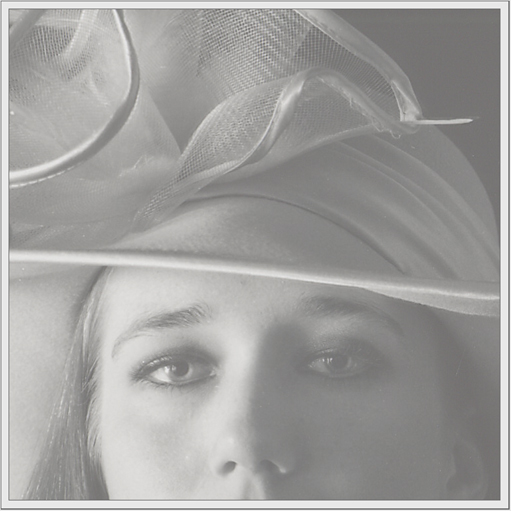
#> input picture daily/8/mysite/precessing/img1.jpg, 511 x 511 px
$ jupyter execute --allow-errors ImageProcess.ipynb   (shell and % lines are left out)
#> lines starting #> are read from the running program, lines starting #| are printed output that depends on the picture
https://www.youtube.com/watch?v=Oi_jE5sp-A0&list=PLh6SAYydrIpctChfPFBlopqw-TGjwWf_8&index=3

[cell 1]
import numpy as np
import cv2
import matplotlib.pyplot as plt
import matplotlib.colors as colors
import os
# [14 lines left out: function imshow, not called in this run]
def drawHistogram(I,label='orign'):
    h,c=histogramAnalysis(I,Normed=False)
    plt.figure()
    xx=np.arange(256)
    plt.bar(xx,h[0])
    plt.figure()
    plt.plot(xx,c[0],label=label)
    plt.plot(xx[[0,-1]],c[0][[0,-1]],label='equalization rule' )
    plt.legend()
    plt.tight_layout()

[cell 2]
MyImage=cv2.imread('./precessing/cat.jpg',cv2.IMREAD_GRAYSCALE)

[cell 3]
def contrast(I,factor):
    I=I*factor
    I=np.minimum(I,255)
    I=I.astype(np.uint8)
    return I

[cell 4]
def brightness(I,amount):
    I=I+amount
    return np.minimum(np.maximum(I,0),255)

[cell 5]
def invert(I):return 255-I

[cell 6]
def threshold(I,t):return (I<=t)*0+(I>t)*255

[cell 7]
# [12 lines left out: function autoContract, not called in this run]

[cell 8]
# [21 lines left out: function modify_autoContract, not called in this run]

[cell 9]
def histogramAnalysis(I,Normed=False):
    '''
        compute the histogram and cumulative histogram of each channel
        of image I
        return:hist,cum_hist,a list with length C
    '''
    oldshape=I.shape
    if I.ndim==2:I=np.expand_dims(I,axis=2)

    C=I.shape[2]
    hist,cum_hist=[],[]
    for i in range(C):
        _h,_=np.histogram(I,bins=256,range=(0,255))
        _h=_h.astype(np.float32)
        _c=np.cumsum(_h)*1.0
        if Normed:
            _h/=_c[-1]
            _c/=_c[-1]
        hist.append(_h)
        cum_hist.append(_c)

    I.shape=oldshape

    return hist,cum_hist
def matchHistogram(I,refMap):
    '''
    refMap shold be like this
        f(color,cdf_color)--->newcolor
        cdf_color mean the percent of pixel that have dencity<=color
    '''
    I=I.copy()

    if I.ndim==2:I=np.expand_dims(I,axis=2)
    Inew=I.copy()*0

    C=I.shape[2]
    h,c=histogramAnalysis(I,True)

    for ch in range(C):
        Ic=I[:,:,ch]
        InewC=Inew[:,:,ch]
        cdf=c[ch]

        for d in range(0,256):
            mask=(Ic==d)
            InewC[mask]=refMap(d,cdf)

    Inew=np.minimum(np.maximum(Inew,0),255).astype(np.uint8)
    return np.squeeze(Inew)

# https://www.youtube.com/watch?v=z_Gm3UL_j_0&list=PLh6SAYydrIpctChfPFBlopqw-TGjwWf_8&index=7
def equalization(I):
    f=lambda p,cdf:int(255*cdf[p])
    I=matchHistogram(I,f)
    return I

#> (a cell that did not finish here is left out)

#> (a cell that did not finish here is left out)

## HISTOGRAM MATCH EXAMPLE
有A,B 2 副图片,分别得到cdfA,cdfB,对于像素p,在A的分布是cdfA[p],我需要知道B图中,有cdfA[p]分布下像素p',来用p'替代p

[cell 12]
def matchHisFun(I):
#     I=cv2.imread(path,cv2.IMREAD_GRAYSCALE)
    _,cdfRef=histogramAnalysis(I,True)
    cdfRef=cdfRef[0]

    # [5 lines left out: function f, not called in this run]
    return f

[cell 13]
img1=cv2.imread('precessing/img1.jpg',cv2.IMREAD_GRAYSCALE)
#> img1: shape (511, 511); min 94, max 251, mean 159.8
drawHistogram(img1,'img1')
#> after the loop in histogramAnalysis, `for i in range(C):`: cum_hist = 1 item
img2=cv2.imread('precessing/cat.jpg',cv2.IMREAD_GRAYSCALE)
#> (the rest of this cell did not finish here and is left out)


#> (a cell that did not finish here is left out)

img3=matchHistogram(img1,matchFunc)
cv2.imwrite('precessing/img_match.png',img3)
drawHistogram(img3,'img3')

## blur image

[cell 15]
from scipy.signal import convolve2d
from scipy.ndimage.filters import maximum_filter,minimum_filter,median_filter

[cell 16]
img_cat=cv2.imread('precessing/cat.jpg',cv2.IMREAD_GRAYSCALE)
filters=np.ones((7,7))/49
#> (the rest of this cell did not finish here and is left out)

[cell 17]
#gauss filter
img_cat=cv2.imread('precessing/cat.jpg',cv2.IMREAD_GRAYSCALE)
filters=np.array([
    [0,1,2,1,0],
    [1,3,5,3,1],
    [2,5,9,5,2],
    [1,3,5,3,1],
    [0,1,2,1,0]
])/57
print(np.sum(filters))
#> (the rest of this cell did not finish here and is left out)

[cell 18]
#laplace filter,it's a different filter
img_cat=cv2.imread('precessing/cat.jpg',cv2.IMREAD_GRAYSCALE)
filters=np.array([
    [ 0, 0,-1, 0, 0],
    [ 0,-1,-2,-1, 0],
    [-1,-2,16,-2,-1],
    [ 0,-1,-2,-1, 0],
    [ 0, 0,-1, 0, 0]
])/16
print(np.sum(filters))
#> (the rest of this cell did not finish here and is left out)

[cell 19]
#max,min filter
img_cat=cv2.imread('precessing/cat.jpg',cv2.IMREAD_GRAYSCALE)
#> (the rest of this cell did not finish here and is left out)

[cell 20]
#median filter,
#https://www.youtube.com/watch?v=5NjU1oG1qdg&index=14&list=PLh6SAYydrIpctChfPFBlopqw-TGjwWf_8&pbjreload=10
img_cat=cv2.imread('precessing/plane_noisy.png',cv2.IMREAD_GRAYSCALE)
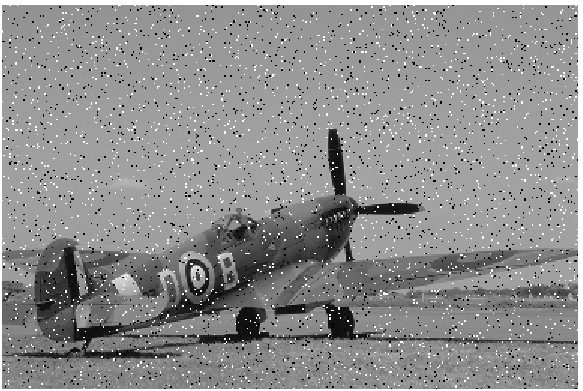
#> input picture daily/8/mysite/precessing/plane_noisy.png, 583 x 391 px
#> img_cat is the input picture: shape (391, 583); min 0, max 255, mean 141.9
img_blur=median_filter(img_cat,size=(5,5),mode='constant')
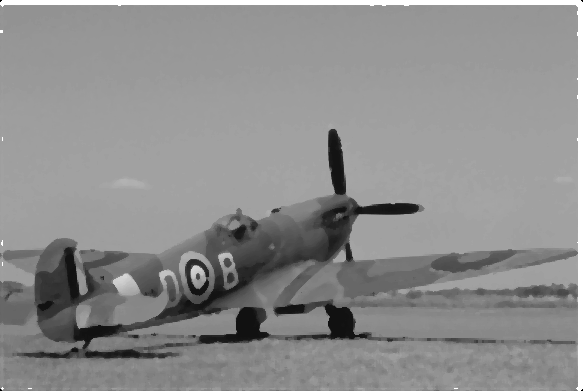
#> img_blur: shape (391, 583); min 0, max 255, mean 141.6
cv2.imwrite('precessing/filter/plane_noisy_median.png',img_blur)
#> Out = True
